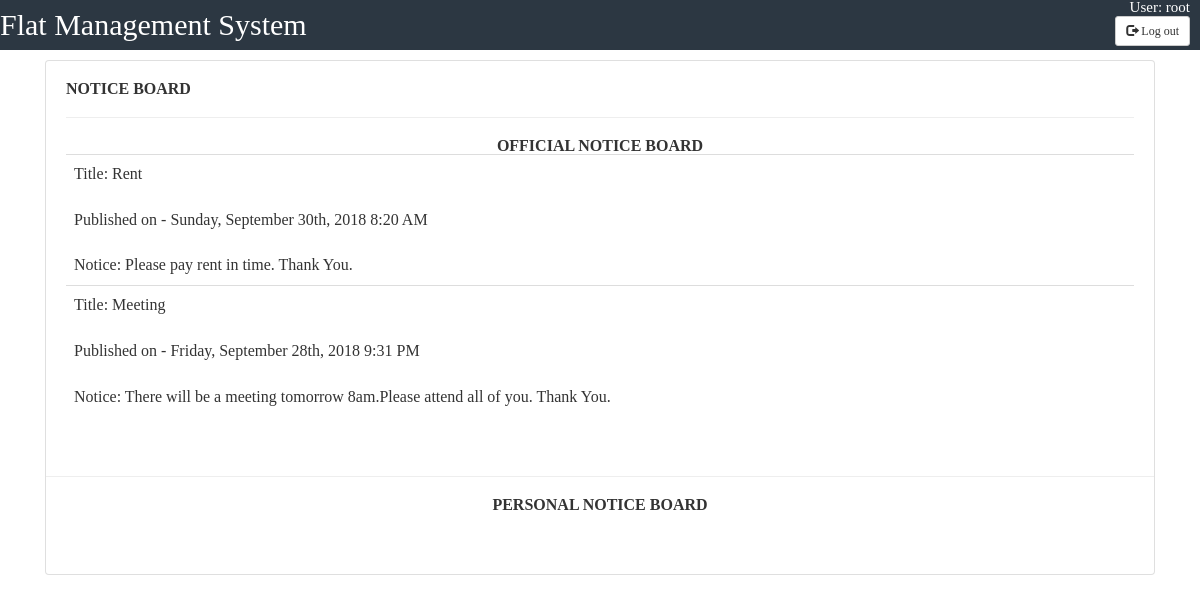
The app's page /notice_board.php (signed in), older data.
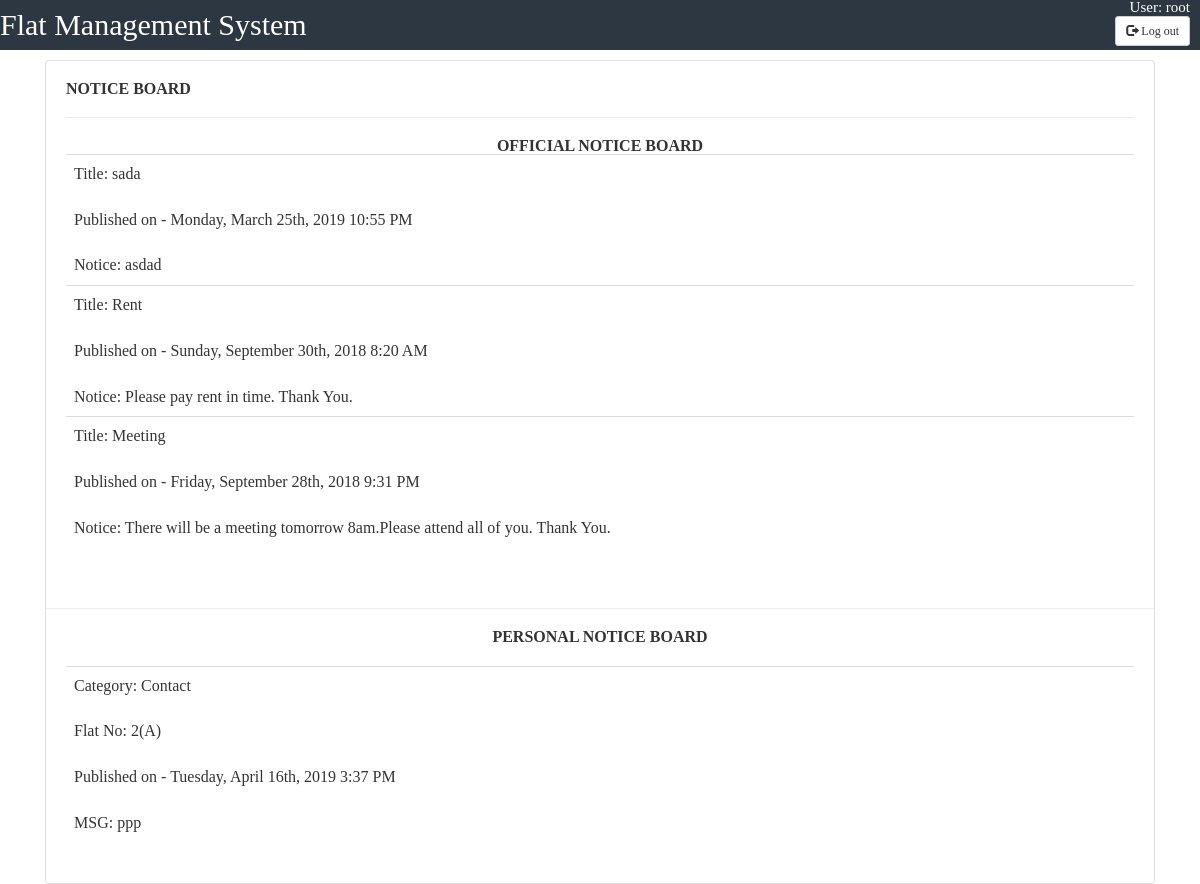
The same page, newer data.
### tables this page shows
CREATE TABLE `notice` (
  `id` int(25) NOT NULL,
  `status` text NOT NULL,
  `notice_owner` varchar(100) NOT NULL,
  `date` varchar(100) NOT NULL,
  `notice_title` varchar(100) NOT NULL
);

CREATE TABLE `service` (
  `id` int(25) NOT NULL,
  `flat_no` varchar(100) NOT NULL,
  `problem` varchar(100) NOT NULL,
  `date` varchar(100) NOT NULL,
  `status` int(2) NOT NULL DEFAULT '0',
  `manager` int(1) NOT NULL DEFAULT '0',
  `msg` varchar(1000) DEFAULT NULL
);

### notice_board.php (the view, shortened to what this page needs)
<?php
$flatno=$_SESSION['flat'];
	include_once("includes/db.php");
	$query = "SELECT * FROM `notice`  order by id desc";
	$result = mysqli_query( $con, $query );
?>
<!doctype html>
<html>
<head>
	<link href="//maxcdn.bootstrapcdn.com/bootstrap/4.1.1/css/bootstrap.min.css" rel="stylesheet" id="bootstrap-css">
        <link rel="stylesheet" href="https://maxcdn.bootstrapcdn.com/bootstrap/3.3.7/css/bootstrap.min.css">
	<link rel="stylesheet" href="css/user.css">
</head>
<body>
	<div class="header">
		<div class="logo">
			<ul>
				<li id="logo">Flat Management System</li>
				<li id="user">User:
					<?php echo $_SESSION['u_id'];?>
				</li><br>
				<form action="<?php $_PHP_Self ?>" method="post">
				<li id="button"><button  name="logout" type="submit" class="btn btn-default btn-sm">
          <span class="glyphicon glyphicon-log-out"></span> Log out
        </button>
				</li>
				</form>
			</ul>
		</div>
	</div>
	<div class="container">
		<div class="row">
			<div class="col-md-12">
				<div class="card">
					<div class="card-body">
						<div class="row">
							<div class="col-md-12">
								<h4 style="text-transform: uppercase; font-weight: bold;">Notice Board</h4>
								<hr>
							</div>
						</div>
						<h4 style="text-transform: uppercase; font-weight: bold;text-align:center;">Official Notice Board</h4>
						<div class="row">
							<div class="col-md-12">
								<form action="admin/feed.php">
									<div class="table-responsive">
										<table class="table">
											<tbody>
												 <?php
        while($row = mysqli_fetch_array($result)) {
            echo "<tr >";
			echo "<td colspan='11'>"."Title: ".$row['notice_title']."<br><br>"."Published on - ".$row['date']."<br><br>"."Notice: ".$row['status']."</td>";
			 echo "</tr>";
        }
        ?>
											</tbody>
										</table>
									</div>
								</form>
							</div>
						</div>
					</div>
					<hr>
					<h4 style="text-transform: uppercase; font-weight: bold;text-align:center;">Personal Notice Board</h4>
					<div class="card-body">
						<div class="row">
							<div class="col-md-12">
							</div>
						</div>
						<div class="row">
							<div class="col-md-12">
								<form action="admin/feed.php">
									<div class="table-responsive">
										<table class="table">
											<tbody>
											 <?php
			$query = "SELECT * FROM `service` where  flat_no='$flatno' AND manager=1 order by id desc";
			$result = mysqli_query( $con, $query );
			while($row = mysqli_fetch_array($result)) {
            echo "<tr >";
			echo "<td colspan='11'>"."Category: ".$row['problem']."<br><br>"."Flat No: ".$row['flat_no']."<br><br>"."Published on - ".$row['date']."<br><br>"."MSG: ".$row['msg']."</td>";
			 echo "</tr>";
        }
        ?>
											</tbody>
										</table>
									</div>
								</form>
							</div>
						</div>
					</div>
				</div>
			</div>
		</div>
	</div>
</body>
</html>

Row changes from the older to the newer data that the page shows:
added notice: notice_title "sada", date "Monday, March 25th, 2019 10:55 PM", status "asdad"
added service: problem "Contact", flat_no "2(A)", date "Tuesday, April 16th, 2019 3:37 PM", msg "ppp"
